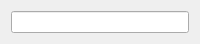
<?xml version="1.0" encoding="UTF-8"?>
<ui version="4.0">
 <class>EditableEventCategoryWidget</class>
 <widget class="QWidget" name="EditableEventCategoryWidget">
  <property name="geometry">
   <rect>
    <x>0</x>
    <y>0</y>
    <width>200</width>
    <height>42</height>
   </rect>
  </property>
  <property name="windowTitle">
   <string>Form</string>
  </property>
  <layout class="QGridLayout" name="gridLayout">
   <item row="0" column="0">
    <widget class="QLineEdit" name="lineEdit_category"/>
   </item>
  </layout>
 </widget>
 <resources/>
 <connections/>
</ui>
